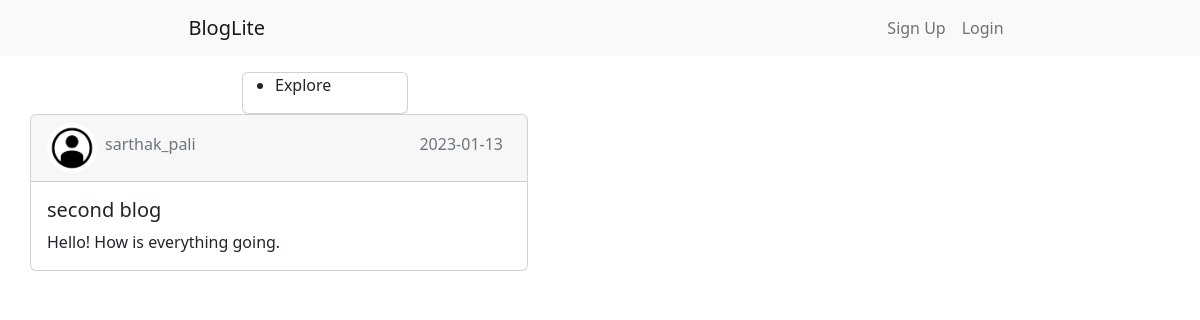
Page /blog/2 on the committed database.
### application/models.py (models this page shows, shortened)
class User(db.Model, UserMixin):
    __tablename__ = 'user'
    user_id = db.Column(db.Integer, primary_key = True, autoincrement = True, unique = True, index = True)
    user_name = db.Column(db.String, unique = True)
    first_name = db.Column(db.String)
    last_name = db.Column(db.String)
    email = db.Column(db.String)
    profile_pic = db.Column(db.String, default = "default.jpg")
    password = db.Column(db.String)
    followers = db.Column(db.Integer, default = 0)
    following = db.Column(db.Integer, default = 0)
    posts = db.Column(db.Integer, default = 0)
    blogs = db.relationship('Blog', backref='user', lazy = True)

class Blog(db.Model):
    __tablename = 'blog'
    blog_id = db.Column(db.Integer, primary_key = True, autoincrement = True, unique = True, index = True)
    blog_title = db.Column(db.String)
    blog_body = db.Column(db.String)
    created_at = db.Column(db.DateTime, default = datetime.utcnow)
    user_id = db.Column(db.Integer, db.ForeignKey('user.user_id'))

### application/controller/blogController.py (the view)
@app.route('/blog/<int:blog_id>')
def blog(blog_id):
    blog = Blog.query.get_or_404(blog_id)
    return render_template('blog.html', title = blog.blog_title, blog = blog)

### templates/blog.html (shortened to what this page needs)
{% extends "layout.html" %}
{% block content %}
    <div class="card signUP mb-3">
        <div class="card-header d-flex flex-row">
        <img class="rounded-circle account-img" src="{{ url_for('static', filename = 'images/' + blog.user.profile_pic) }}" style="width: 50px;height:50px;border-radius: 100%;">
        <h6 class="card-subtitle my-1 text-muted p-2">{{ blog.user.user_name}}</h6>
        <h6 class="card-subtitle my-1 text-muted p-2 ms-auto">{{ blog.created_at.strftime('%Y-%m-%d') }}</h6>
        </div>
        <div class="card-body d-flex flex-row">
        <div>
            <h5 class="card-title">{{ blog.blog_title }}</h5>
            <p class="card-text">{{ blog.blog_body }}</p>
        </div>
        </div>
    </div>
{% endblock content %}

### static/css/styles.css (style rules this page uses)
* { border-radius: 0px; }
.signUP { margin-right: 250px; }

### rows in the picture
User: profile_pic (placeholder picture), user.user_name "sarthak_pali"
Blog: created_at "2023-01-13", blog_title "second blog", blog_body "Hello! How is everything going."
